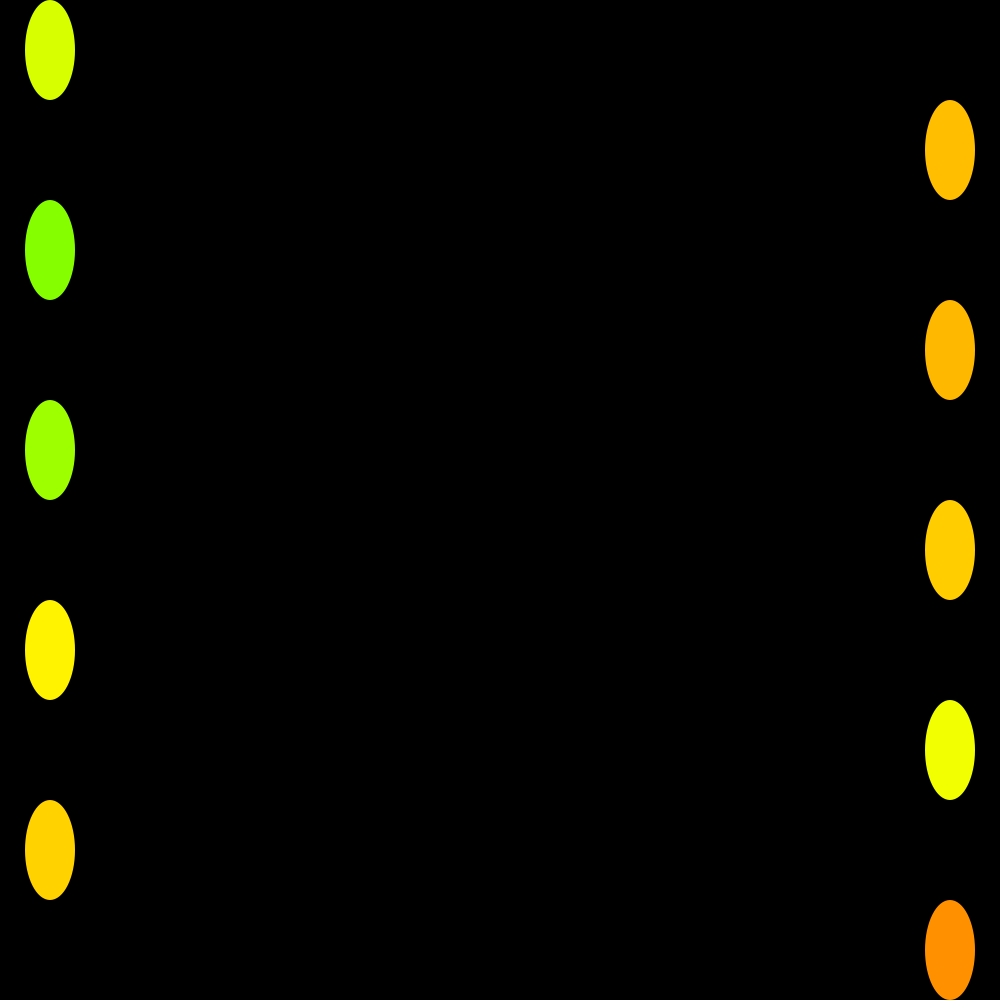
Frame 1 (no input)
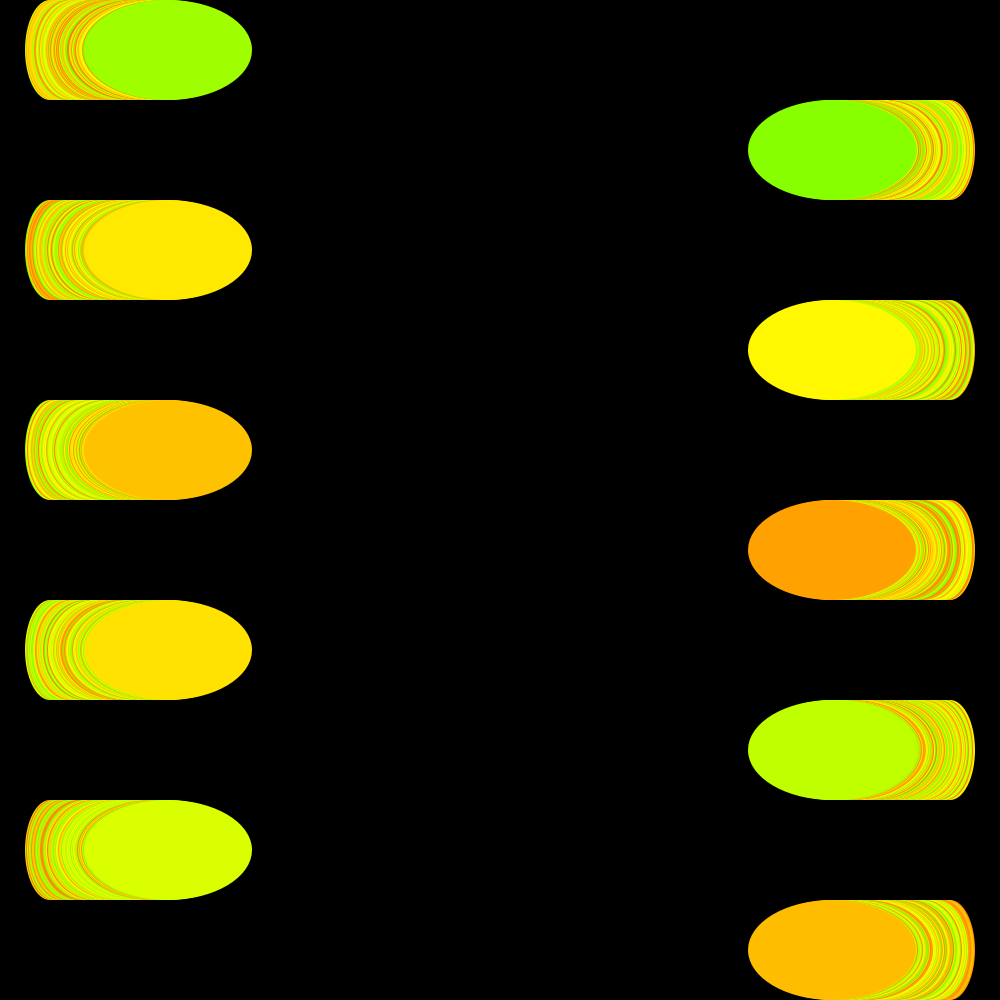
Frame 60 (the mouse pressed at the canvas centre just before this capture)
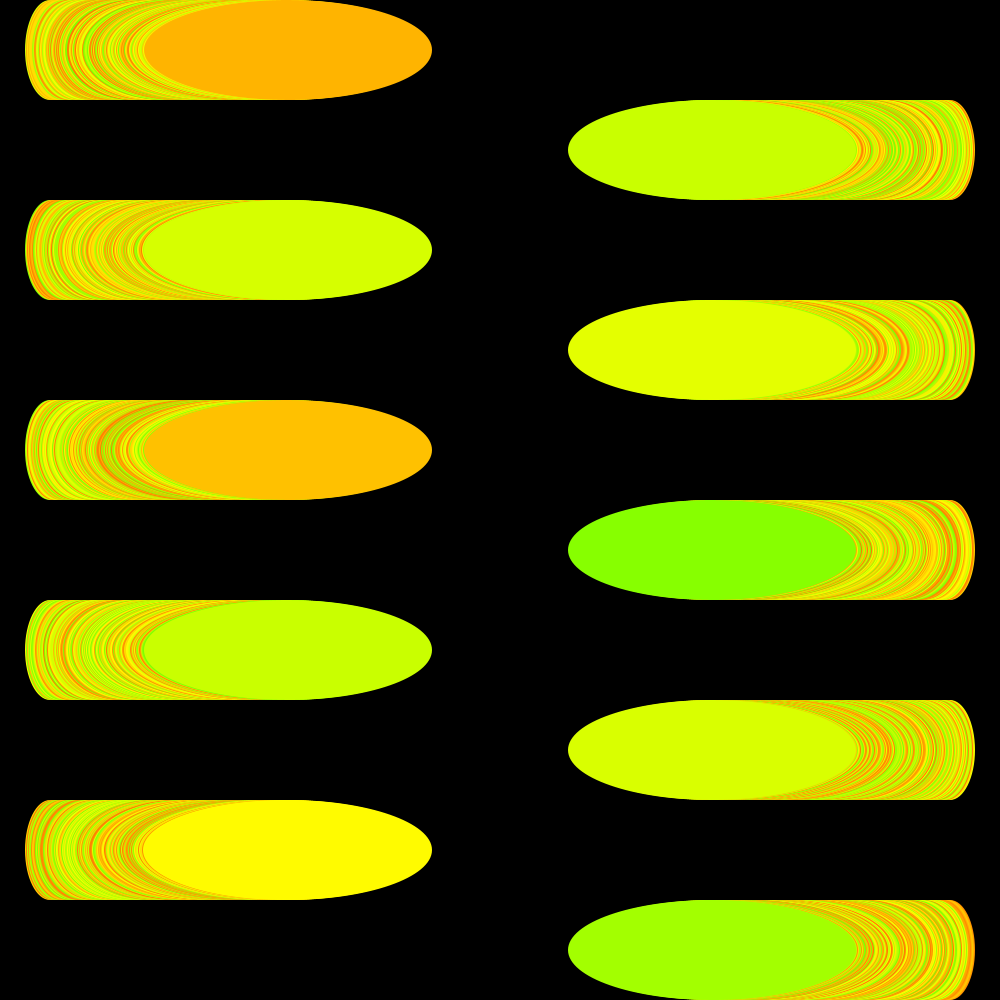
Frame 120 (the mouse held since frame 60 and released just before this capture)

The Processing sketch that drew these frames (run headless with seeded random() and noise(); from frame 60 on, the mouse is pressed at the canvas centre):

// Processing sketch: processing_132618
// ── processing_132618.pde

int x=50;
void setup () {
  size(1000,1000);
  background(0);
  noStroke();
  colorMode(HSB);
}
void draw () {
fill(random(20,65),255,255);
  ellipse(x, 50, x, 100);
  fill(random(20,65),255,255);
  ellipse(width-x, 150, x, 100);
 fill(random(20,65),255,255);
  ellipse(x, 250, x, 100);
  fill(random(20,65),255,255);
  ellipse(width-x, 350, x, 100);
  fill(random(20,65),255,255);
  ellipse(x, 450, x, 100);
  fill(random(20,65),255,255);
  ellipse(width-x, 550, x,100);
  fill(random(20,65),255,255);
  ellipse(x, 650, x, 100);
  fill(random(20,65),255,255);
  ellipse(width-x, 750, x,100);
 fill(random(20,65),255,255);
  ellipse(x, 850, x, 100);
  fill(random(20,65),255,255);
  ellipse(width-x, 950, x, 100);
  x+=2;
}
